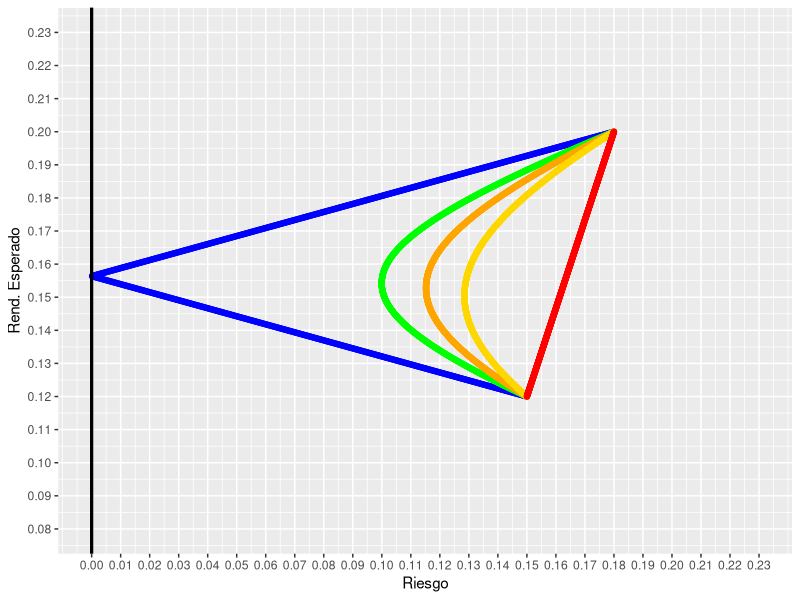
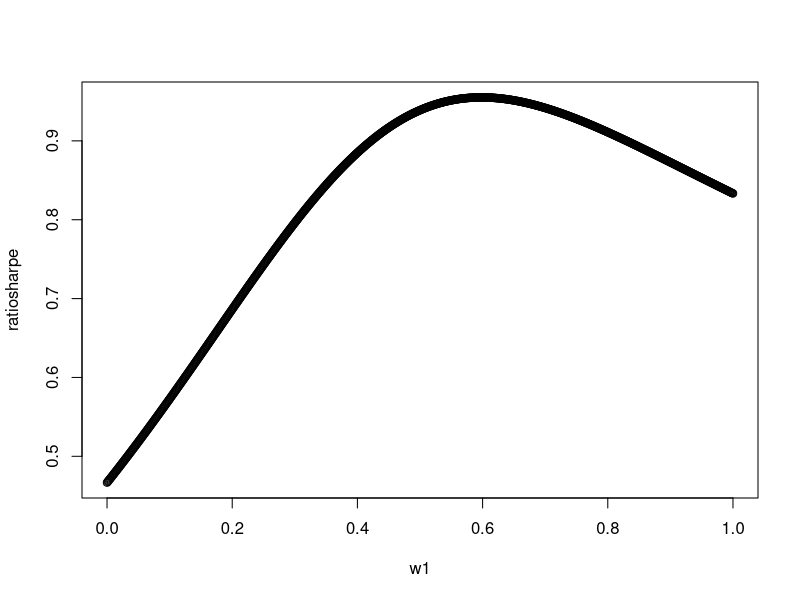
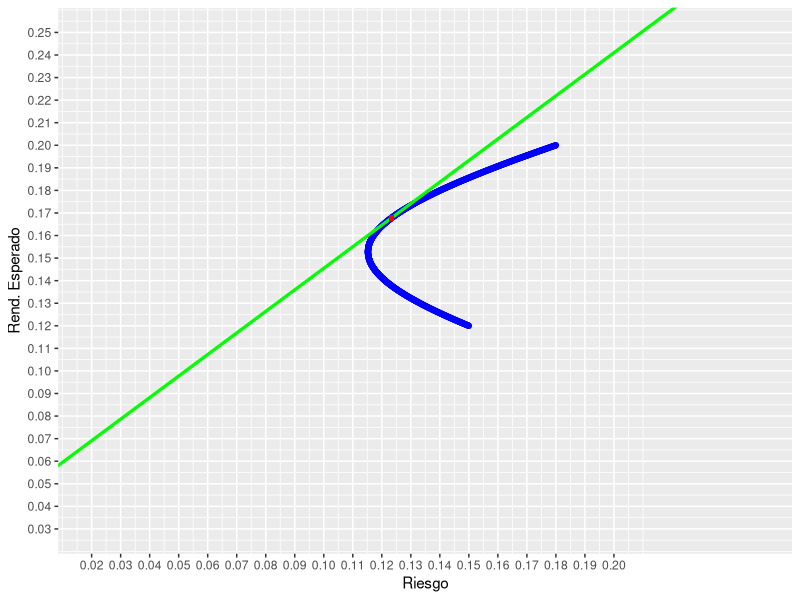

The R source for these figures, in order:
#Diego <demina Vallejos 
#Inciso a) ---------------------------------------------------------------------

library(tidyverse)
ER = c(0.20, 0.12)
DE = c(0.18, 0.15)

Rho=c(-1, -0.25, 0, 0.25, 1)

w1 =seq(0, 1, by = 0.001)
w2 = 1 - w1

ER_C=w1*ER[1]+w2*ER[2]
DE_C=map(Rho,
         function(x)sqrt(w1^2*DE[1]^2+w2^2*DE[2]^2+2*w1*w2*DE[1]*DE[2]*x))
df=tibble(w1,
          w2,
          ER=ER_C,                       #para los diferentes coeficientes
          DE_1=unlist(DE_C[1]),
          DE_2=unlist(DE_C[2]),
          DE_3=unlist(DE_C[3]),
          DE_4=unlist(DE_C[4]),
          DE_5=unlist(DE_C[5]))

ggplot(df) +
  geom_point(aes(x = DE_1, y = ER), color = "blue") +
  geom_point(aes(x = DE_2, y = ER), color = "green") +
  geom_point(aes(x = DE_3, y = ER), color = "orange") +
  geom_point(aes(x = DE_4, y = ER), color = "gold") +
  geom_point(aes(x = DE_5, y = ER), color = "red") +
  geom_hline(yintercept = 0, lwd = 1.1) +
  geom_vline(xintercept = 0, lwd = 1.1) +
  scale_y_continuous("Rend. Esperado", limits = c(0.08, 0.23), breaks = seq(0.08, 0.23, by = 0.01)) +
  scale_x_continuous("Riesgo", limits = c(0.00, 0.23), breaks = seq(0.00, 0.23, by = 0.01))

#COmentarios
print("A medida que la correlación (Rho) entre los activos aumenta, la cartera tiende a volverse menos arriesgada (la desviación estándar disminuye) para un nivel dado de rendimiento esperado.")
print("los puntos correspondientes a Rho = -1 y Rho = 1 representan dos activos perfectamente correlacionados negativamente y positivamente, respectivamente.")
print("Los puntos en el medio (Rho = -0.25, 0, 0.25) representan diferentes grados de correlación. La cartera se beneficia más de la diversificación cuando la correlación es baja (Rho = -0.25) porque puede lograr un nivel deseado de rendimiento con un riesgo menor.")

# Inciso b) --------------------------------------------------------------------

rf=0.05  # <- tasa libre de riesgo. Se trabaja con coef de correlacion de 0 <- en este caso es Rho[3]
ratiosharpe=(w1*ER[1]+w2*ER[2]-rf)/
  sqrt(w1^2*DE[1]^2+w2^2*DE[2]^2+2*w1*w2*DE[1]*DE[2]*Rho[3])
ratiosharpe
plot(w1,ratiosharpe)

w1opt=w1[ratiosharpe==max(ratiosharpe)]
w2opt=1-w1opt

ERopt=w1opt*ER[1]+(w2opt)*ER[2]
DEopt=sqrt(w1opt^2*DE[1]^2+w2opt^2*DE[2]^2+2*w1opt*w2opt*DE[1]*DE[2]*Rho[3])

ggplot(df)+
  geom_point(aes(x = DE_3, y = ER), col = "blue") +
  geom_abline(slope=(ERopt-rf)/DEopt,intercept=rf,lwd=1.1,col="green") + #CAL
  geom_point(aes(x = DEopt, y = ERopt), col = "red",shape=15) +
  geom_hline(yintercept = 0, lwd = 1.1) +
  geom_vline(xintercept = 0, lwd = 1.1) +
  scale_y_continuous("Rend. Esperado", limits = c(0.03, 0.25), breaks = seq(0.03, 0.25, by = 0.01)) +
  scale_x_continuous("Riesgo", limits = c(0.02, 0.25), breaks = seq(0.02, 0.20, by = 0.01))  #Por las dudas no tocar el riesgo




















